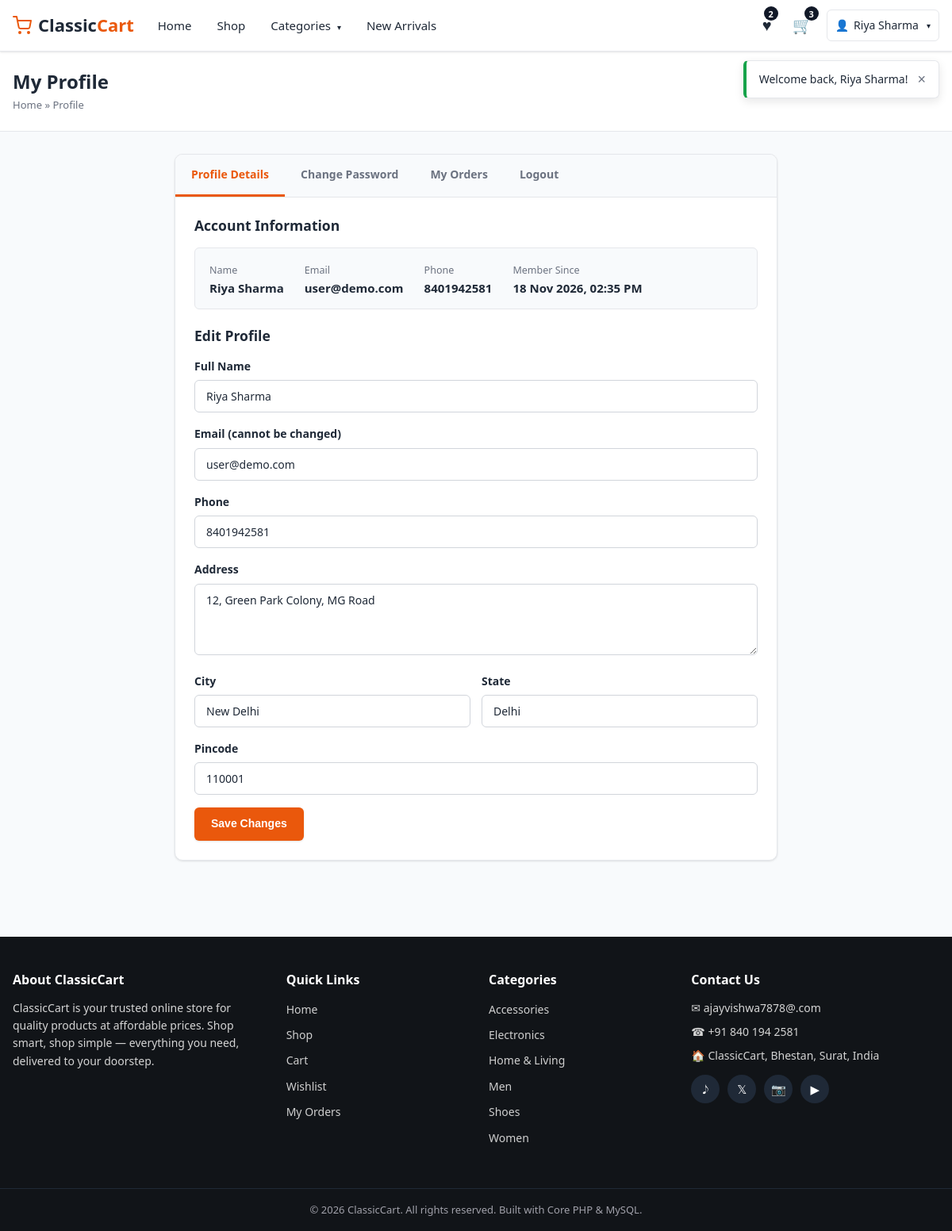
The app's page /profile.php (signed in) with its own data.
### tables this page shows
CREATE TABLE `users` (
  `id` INT(11) NOT NULL AUTO_INCREMENT,
  `name` VARCHAR(100) NOT NULL,
  `email` VARCHAR(150) NOT NULL,
  `phone` VARCHAR(20) DEFAULT NULL,
  `password` VARCHAR(255) NOT NULL,
  `address` TEXT DEFAULT NULL,
  `city` VARCHAR(100) DEFAULT NULL,
  `state` VARCHAR(100) DEFAULT NULL,
  `pincode` VARCHAR(10) DEFAULT NULL,
  `status` TINYINT(1) NOT NULL DEFAULT 1 COMMENT '1 = active, 0 = inactive',
  `created_at` TIMESTAMP NOT NULL DEFAULT CURRENT_TIMESTAMP,
  PRIMARY KEY (`id`),
  UNIQUE KEY `uq_user_email` (`email`)
);

CREATE TABLE `categories` (
  `id` INT(11) NOT NULL AUTO_INCREMENT,
  `name` VARCHAR(100) NOT NULL,
  `image` VARCHAR(255) DEFAULT NULL,
  `description` TEXT DEFAULT NULL,
  `status` TINYINT(1) NOT NULL DEFAULT 1 COMMENT '1 = active, 0 = inactive',
  `created_at` TIMESTAMP NOT NULL DEFAULT CURRENT_TIMESTAMP,
  PRIMARY KEY (`id`),
  UNIQUE KEY `uq_category_name` (`name`)
);

### config/database.php (called while the page is built, shortened)
<?php
function db(): PDO
{
    static $pdo = null;
    if ($pdo === null) {
        try {
            $pdo = new PDO(
                'mysql:host=' . DB_HOST . ';dbname=' . DB_NAME . ';charset=utf8mb4',
                DB_USER,
                DB_PASS,
                array(
                    PDO::ATTR_ERRMODE            => PDO::ERRMODE_EXCEPTION,
                    PDO::ATTR_DEFAULT_FETCH_MODE => PDO::FETCH_ASSOC,
                    PDO::ATTR_EMULATE_PREPARES   => false,
                )
            );
        } catch (PDOException $e) {
            die('Database connection could not be established. Please check your configuration in config/database.php and make sure the database was imported.');
        }
    }
    return $pdo;
}

### includes/auth.php (called while the page is built, shortened)
<?php
require_once __DIR__ . '/functions.php';
function current_user(): ?array
{
    $stmt = db()->prepare('SELECT * FROM users WHERE id = ? LIMIT 1');
    $stmt->execute(array((int)$_SESSION['user_id']));
    $user = $stmt->fetch();
    if ($user && (int)$user['status'] === 1) {
        return $user;
    }
    return null;
}

### includes/functions.php (called while the page is built, shortened)
<?php
require_once __DIR__ . '/../config/database.php';
function e(?string $value): string
{
    return htmlspecialchars((string)$value, ENT_QUOTES, 'UTF-8');
}
function format_date(string $datetime): string
{
    return date('d M Y, h:i A', strtotime($datetime));
}
function cart_count(): int
{
    $user = current_user();
    $stmt = db()->prepare('SELECT COALESCE(SUM(quantity),0) AS total FROM cart WHERE user_id = ?');
    $stmt->execute(array($user['id']));
    return (int)$stmt->fetch()['total'];
}
function wishlist_count(): int
{
    $user = current_user();
    $stmt = db()->prepare('SELECT COUNT(*) AS total FROM wishlist WHERE user_id = ?');
    $stmt->execute(array($user['id']));
    return (int)$stmt->fetch()['total'];
}
function get_categories(bool $activeOnly = true): array
{
    $sql = 'SELECT c.*, (SELECT COUNT(*) FROM products p WHERE p.category_id = c.id AND p.status = 1) AS product_count
            FROM categories c';
    if ($activeOnly) {
        $sql .= ' WHERE c.status = 1';
    }
    $sql .= ' ORDER BY c.name';
    return db()->query($sql)->fetchAll();
}
    ?>

### profile.php (the view, shortened to what this page needs)
<?php
require_once 'includes/auth.php';
$tab  = $_GET['tab'] ?? 'details';
include 'includes/header.php';
?>
<section class="page-header">
    <div class="container">
        <h1>My Profile</h1>
        <div class="breadcrumb"><a href="index.php">Home</a> &raquo; Profile</div>
    </div>
</section>
<div class="container">
    <div class="profile-layout" style="max-width:760px; margin:0 auto;">
        <div class="card" style="padding:0; overflow:hidden;">
            <div style="display:flex; border-bottom:1px solid var(--border); background:var(--light-bg); overflow-x:auto;">
                <a href="profile.php?tab=details" class="profile-tab <?php echo $tab === 'details' ? 'active' : ''; ?>">Profile Details</a>
                <a href="profile.php?tab=password" class="profile-tab <?php echo $tab === 'password' ? 'active' : ''; ?>">Change Password</a>
                <a href="orders.php" class="profile-tab">My Orders</a>
                <a href="logout.php" class="profile-tab">Logout</a>
            </div>
            <?php if ($tab === 'details') { ?>
                <div style="padding:24px;">
                    <h3 style="margin-bottom:16px;">Account Information</h3>
                    <div class="info-block" style="background:var(--light-bg); border:1px solid var(--border); border-radius:var(--radius-sm); padding:14px 18px; margin-bottom:22px; display:flex; gap:26px; flex-wrap:wrap;">
                        <div><small class="text-muted">Name</small><div style="font-weight:600;"><?php echo e($user['name']); ?></div></div>
                        <div><small class="text-muted">Email</small><div style="font-weight:600;"><?php echo e($user['email']); ?></div></div>
                        <div><small class="text-muted">Phone</small><div style="font-weight:600;"><?php echo e($user['phone']); ?></div></div>
                        <div><small class="text-muted">Member Since</small><div style="font-weight:600;"><?php echo format_date($user['created_at']); ?></div></div>
                    </div>
                    <h3 style="margin-bottom:16px;">Edit Profile</h3>
                    <form method="post" action="profile.php">
                        <div class="form-group">
                            <label for="name">Full Name</label>
                            <input type="text" id="name" name="name" class="form-control" value="<?php echo e($user['name']); ?>" required>
                        </div>
                        <div class="form-group">
                            <label for="email">Email (cannot be changed)</label>
                            <input type="email" id="email" class="form-control" value="<?php echo e($user['email']); ?>" readonly disabled>
                        </div>
                        <div class="form-group">
                            <label for="phone">Phone</label>
                            <input type="tel" id="phone" name="phone" class="form-control" value="<?php echo e($user['phone']); ?>" maxlength="10" required>
                        </div>
                        <div class="form-group">
                            <label for="address">Address</label>
                            <textarea id="address" name="address" class="form-control"><?php echo e($user['address']); ?></textarea>
                        </div>
                        <div class="form-row">
                            <div class="form-group">
                                <label for="city">City</label>
                                <input type="text" id="city" name="city" class="form-control" value="<?php echo e($user['city']); ?>">
                            </div>
                            <div class="form-group">
                                <label for="state">State</label>
                                <input type="text" id="state" name="state" class="form-control" value="<?php echo e($user['state']); ?>">
                            </div>
                        </div>
                        <div class="form-group">
                            <label for="pincode">Pincode</label>
                            <input type="text" id="pincode" name="pincode" class="form-control" value="<?php echo e($user['pincode']); ?>" maxlength="6">
                        </div>
                        <button type="submit" class="btn btn-primary">Save Changes</button>
                    </form>
                </div>
            <?php } ?>
        </div>
    </div>
</div>
<?php include 'includes/footer.php'; ?>

### includes/navbar.php (shortened to what this page needs)
<?php
$navCategories = get_categories(true);
$cartCount     = 0;
$wishlistTotal = 0;
if (!empty($current_user)) {
    $cartCount     = cart_count();
    $wishlistTotal = wishlist_count();
}
$active = basename($_SERVER['SCRIPT_NAME']);
?>
<header class="navbar">
    <div class="container navbar-inner">
        <a href="index.php" class="navbar-brand">
            <span class="brand-icon">
            </span>
            <span class="brand-text">Classic<span>Cart</span></span>
        </a>
        <nav class="navbar-menu" id="navbarMenu">
            <ul class="navbar-nav">
                <li><a href="index.php" class="<?php echo $active === 'index.php' ? 'active' : ''; ?>">Home</a></li>
                <li><a href="shop.php" class="<?php echo $active === 'shop.php' ? 'active' : ''; ?>">Shop</a></li>
                <li class="has-dropdown">
                    <a href="shop.php">Categories <span class="caret">&#9662;</span></a>
                </li>
                <li><a href="shop.php?sort=newest">New Arrivals</a></li>
            </ul>
        </nav>
        <div class="navbar-actions">
            <a href="wishlist.php" class="action-link" title="Wishlist">
                <span class="action-icon">&#9829;</span>
                <?php if (!empty($current_user)) { ?><span class="count-badge" id="wishlistCount"><?php echo (int)$wishlistTotal; ?></span><?php } ?>
            </a>
            <a href="cart.php" class="action-link" title="Cart">
                <span class="action-icon">&#128722;</span>
                <?php if (!empty($current_user)) { ?><span class="count-badge" id="cartCount"><?php echo (int)$cartCount; ?></span><?php } ?>
            </a>
            <?php if (!empty($current_user)) { ?>
                <div class="user-menu has-dropdown">
                    <a href="profile.php" class="user-btn">
                        <span class="action-icon">&#128100;</span>
                        <span class="user-name"><?php echo e($current_user['name']); ?></span>
                        <span class="caret">&#9662;</span>
                    </a>
                </div>
            <?php } else { ?>
                <a href="login.php" class="btn btn-outline btn-sm">Login</a>
                <a href="register.php" class="btn btn-primary btn-sm">Register</a>
            <?php } ?>
        </div>
    </div>
</header>

### includes/footer.php (shortened to what this page needs)
<?php
$footerCategories = get_categories(true);
?>
</main>
<footer class="footer">
    <div class="container">
        <div class="footer-grid">
            <div class="footer-col">
                <h4>About ClassicCart</h4>
                <p>ClassicCart is your trusted online store for quality products at affordable prices.
                Shop smart, shop simple &mdash; everything you need, delivered to your doorstep.</p>
            </div>
            <div class="footer-col">
                <h4>Quick Links</h4>
                <ul>
                    <li><a href="index.php">Home</a></li>
                    <li><a href="shop.php">Shop</a></li>
                    <li><a href="cart.php">Cart</a></li>
                    <li><a href="wishlist.php">Wishlist</a></li>
                    <li><a href="orders.php">My Orders</a></li>
                </ul>
            </div>
            <div class="footer-col">
                <h4>Categories</h4>
                <ul>
                    <?php foreach ($footerCategories as $cat) { ?>
                        <li><a href="shop.php?category=<?php echo (int)$cat['id']; ?>"><?php echo e($cat['name']); ?></a></li>
                    <?php } ?>
                </ul>
            </div>
            <div class="footer-col">
                <h4>Contact Us</h4>
                <ul class="contact-list">
                    <li>&#9993; ajayvishwa7878@.com</li>
                    <li>&#9742; +91 840 194 2581</li>
                    <li>&#127968; ClassicCart, Bhestan, Surat, India</li>
                </ul>
                <div class="social-icons">
                    <a href="#" aria-label="Facebook">&#119136;</a>
                    <a href="#" aria-label="Twitter">&#120143;</a>
                    <a href="#" aria-label="Instagram">&#128247;</a>
                    <a href="#" aria-label="YouTube">&#9654;</a>
                </div>
            </div>
        </div>
    </div>
    <div class="footer-bottom">
        <div class="container">
            <p>&copy; <?php echo date('Y'); ?> ClassicCart. All rights reserved. Built with Core PHP &amp; MySQL.</p>
        </div>
    </div>
</footer>
</body>
</html>

### profile.php (style rules this page uses)
.profile-tab { padding: 14px 20px; font-weight: 600; font-size: 14px; color: var(--muted); border-bottom: 3px solid transparent; white-space: nowrap; }
.profile-tab.active { color: var(--primary); border-bottom-color: var(--primary); }

### records on screen
users: name "Riya Sharma", email "user@demo.com", phone "8401942581", created_at "18 Nov 2026, 02:35 PM", address "12, Green Park Colony, MG Road", city "New Delhi", state "Delhi", pincode "110001"
categories: name "Accessories"
categories: name "Electronics"
categories: name "Home & Living"
categories: name "Men"
categories: name "Shoes"
categories: name "Women"

### other values on screen
$wishlistTotal "2"
$cartCount "3"
$msg "Welcome back, Riya Sharma!"
